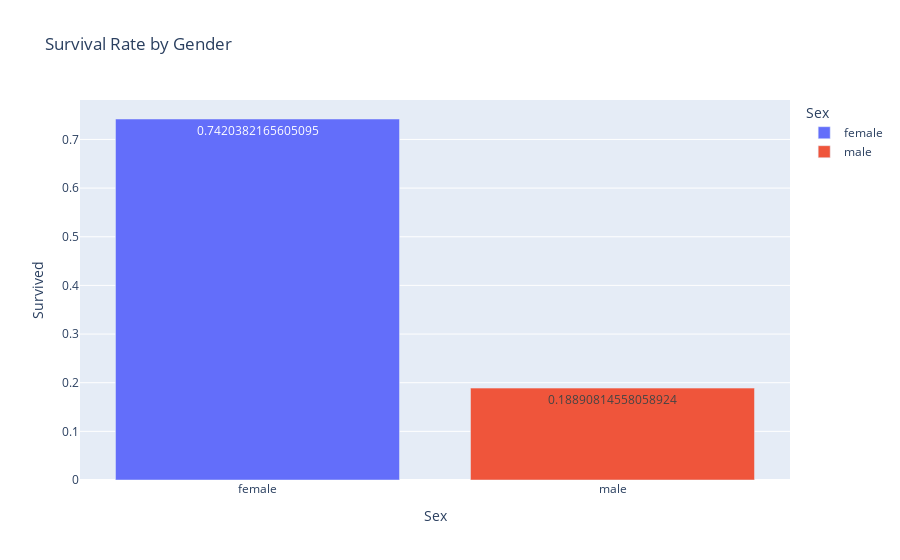

The notebook cell this image was saved under:
### Code cell
plt.figure(figsize=(12, 6))
gender_survival = df.groupby("Sex")["Survived"].mean().reset_index()
px.bar(
    gender_survival,
    x="Sex",
    y="Survived",
    title="Survival Rate by Gender",
    color="Sex",
    text="Survived",
)

### Figure 1 — Plotly figure (JSON) as saved in the notebook; plotly's stock layout.template omitted (floating-point values rounded to 4 significant figures)
{"data": [{"alignmentgroup": "True", "hovertemplate": "Sex=%{x}<br>Survived=%{text}<extra></extra>", "legendgroup": "female", "marker": {"color": "#636efa", "pattern": {"shape": ""}}, "name": "female", "offsetgroup": "female", "orientation": "v", "showlegend": true, "text": [0.742], "textposition": "auto", "type": "bar", "x": ["female"], "xaxis": "x", "y": [0.742], "yaxis": "y"}, {"alignmentgroup": "True", "hovertemplate": "Sex=%{x}<br>Survived=%{text}<extra></extra>", "legendgroup": "male", "marker": {"color": "#EF553B", "pattern": {"shape": ""}}, "name": "male", "offsetgroup": "male", "orientation": "v", "showlegend": true, "text": [0.1889], "textposition": "auto", "type": "bar", "x": ["male"], "xaxis": "x", "y": [0.1889], "yaxis": "y"}], "layout": {"barmode": "relative", "legend": {"title": {"text": "Sex"}, "tracegroupgap": 0}, "title": {"text": "Survival Rate by Gender"}, "xaxis": {"anchor": "y", "categoryarray": ["female", "male"], "categoryorder": "array", "domain": [0, 1], "title": {"text": "Sex"}}, "yaxis": {"anchor": "x", "domain": [0, 1], "title": {"text": "Survived"}}}}
